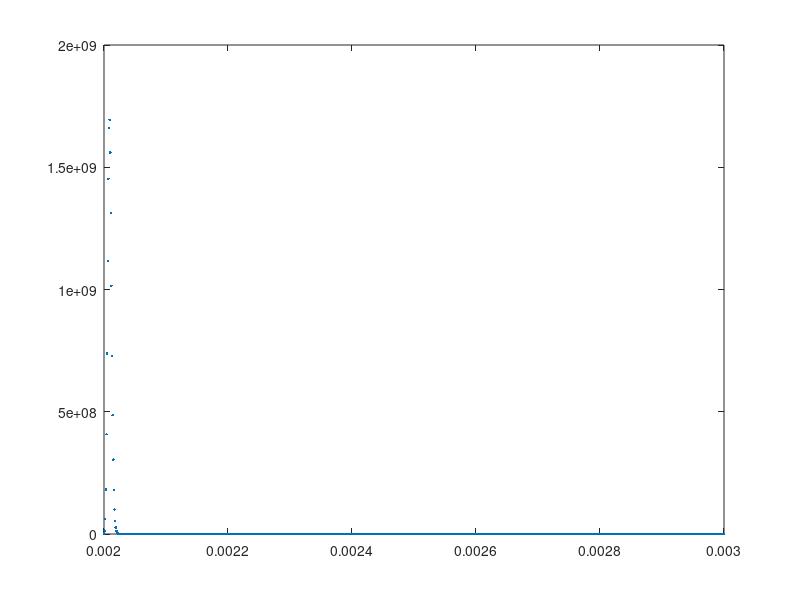
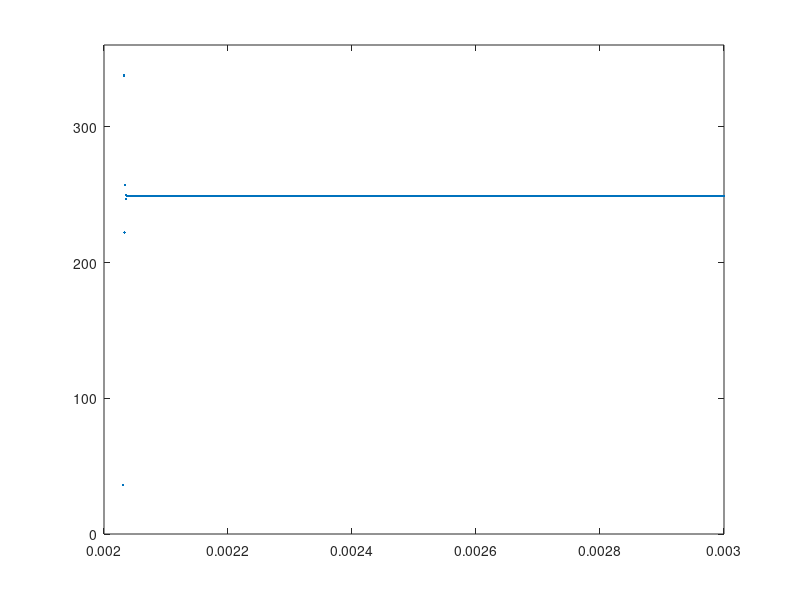

MATLAB code to generate these figures, in order:
%% Exercise # 1 -  Numerical methods for ODEs
% Course: Numerical Methods For Differential Equations
% Name: Alexandre da Rocha Rodrigues
% Matricola: 2039952
% November 2021

close all
clear all

%% Question 1 e)
% find the optimal y(1) = alfa to minimize the error

% 2-step Simpson's method:
% y(n+2) = y(n) + h/3 * (f(n) + 4*f(n+1) + f(n+2));
% y' = -5y;

%% Constants
h = 0.02;
T = 10;
ts = 0:h:T;

N = length(ts);
y = zeros(N,1);

f = @(y) -5*y; % function for ys not in the vector 
y_exact = -5/2*ts.^2 + 1;

ial=1;
% alfas=0.0001:0.0001:1; % finds that it is around 0.0025
alfas=0.002:0.000001:0.003; % finds a more precise value
for alfa=alfas
    y(1) = alfa;
    %% Compute y(2) - RK4
    k1 = f(y(1));
    k2 = f(y(1)+h/2*k1);
    k3 = f(y(1)+h/2*k2);
    k4 = f(y(1)+h*k3);
    
    y(2) = y(1) + h/6 * (k1 + 2*k2 + 2*k3 + k4);
    
    %% Main Method
    for i=1:N-2
        y(i+2) = y(i) + h/3 * (f(y(i)) + 4*f(y(i+1)) + f(y(i+2)));
    end
    y_al(ial) = y(end);
    ial = ial+1;
end

y_f_ex=ones(1,ial-1)*y_exact(end);

plot(alfas,abs(y_al-y_f_ex),'.')

[M,I] = min(abs(y_al-y_f_ex));

alfaf = alfas(I);

fprintf("minimum error=%d , alfa= %d\n", M, alfaf)

figure(2)

plot(alfas,abs(y_al-y_f_ex),'.')
ylim([0 10*M])
xlim([alfas(1) alfas(end)])



